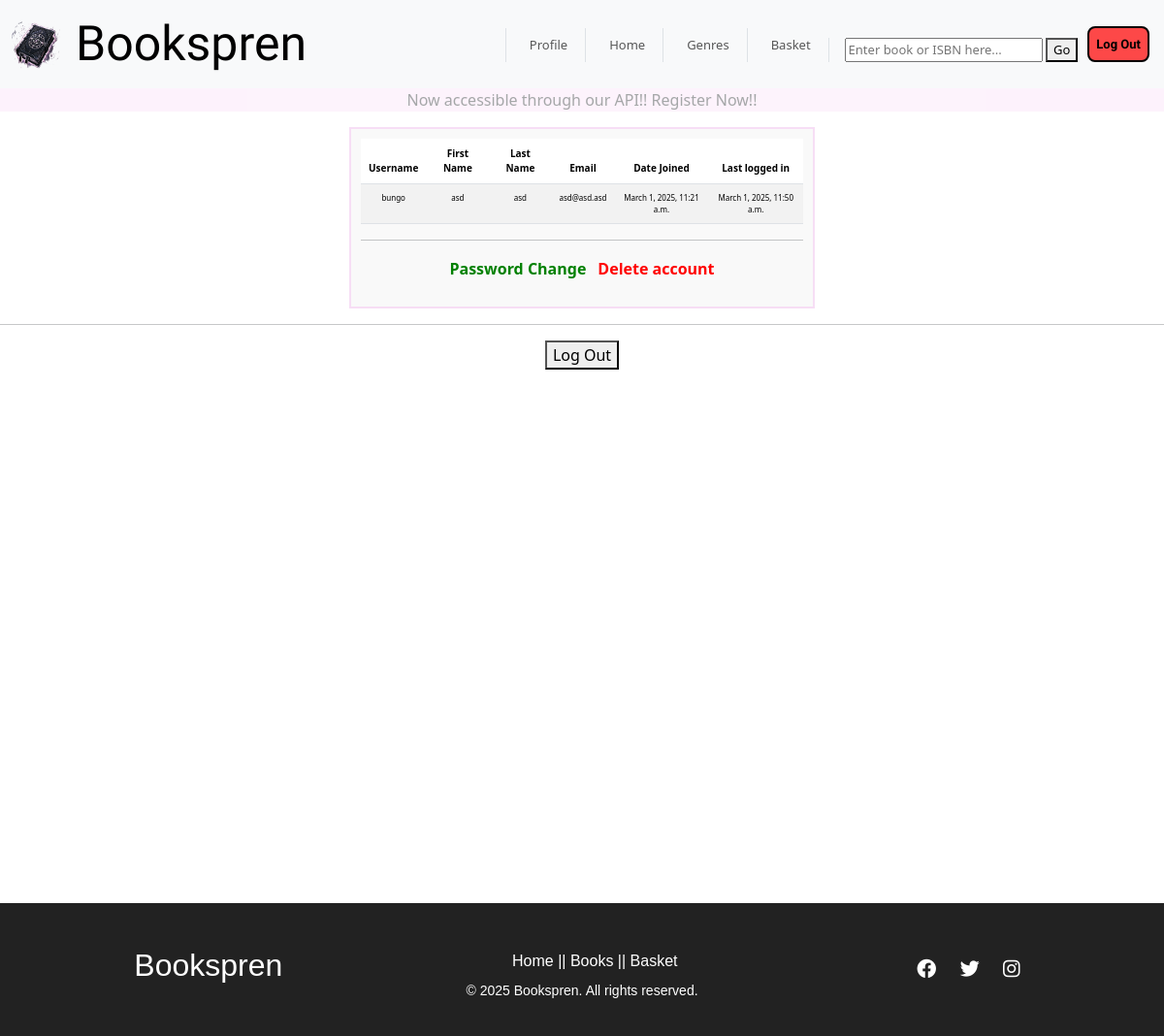
The app's page /myaccounts/profile_page/ (signed in) with its own data.
### apps/accounts/models.py (models this page shows, shortened)
class CustomUser(AbstractUser):
    pass

### apps/accounts/views.py (the view)
# urls.py: path("profile_page/", views.profile_page_view, name="profile"),
@login_required
def profile_page_view(request):
    if request.method == "POST":
        user = request.user
        user.delete()  # Deletes the user from the database
        logout(request)  # Logs the user out after deletion
        messages.success(request, "Your account has been deleted.")
        return redirect("home")  # Redirect to the homepage or another page
    return render(request, 'profile_page.html')

### apps/accounts/templates/profile_page.html (shortened to what this page needs)
{% extends 'base.html' %}
{% load static %}
{% block content %}
<div class="profile-div">
    <div class="profile-card">
        <table class="table table-striped profile-table">
            <thead style="font-size: 10px">
                <tr>
                    <th>Username</th><th>First Name</th><th>Last Name</th><th>Email</th><th>Date Joined</th><th>Last logged in</th>
                </tr>
        </thead>
        <tbody style="font-size: 8px;">
            <tr>
                <td>{{ user.username }}</td>
                <td>{{ user.first_name }}</td>
                <td>{{ user.last_name }}</td>
                <td>{{ user.email }}</td>
                <td>{{ user.date_joined }}</td>
                <td>{{ user.last_login }}</td>
            </tr>
        </tbody>
        </table>
        <hr>
        <button class="profile-change-button"><a href="{% url 'password_change' %}">Password Change</a></p>
        <form action ={% url 'profile'%} method="post">
            <button class="profile-delete-button" type="submit">Delete account</button>
        </form>
    </div>
<hr>
    <form action="{% url 'logout' %}" method="post">
        <button class="button" type="submit">Log Out</button>
      </form>
</div>
{% endblock %}

### static/css/style.css (style rules this page uses)
.profile-delete-button { border: none; background-color: #f9f9f9; color: red; font-weight: bold; }
.profile-change-button { border: none; background-color: #f9f9f9; }
.profile-change-button a { text-decoration: none; color: #008000; font-weight: bold; }
.profile-div { width: 100%; text-align: center; }
.profile-card { width: 40%; margin: 0 auto; text-align: center; padding: 10px; border: 2px solid #f8dcf5e6; background-color: #f9f9f9; }

### records on screen
CustomUser: username "bungo", first_name "asd", last_name "asd", email "asd@asd.asd", date_joined "March 1, 2025, 11:21 a.m.", last_login "March 1, 2025, 11:50 a.m."
